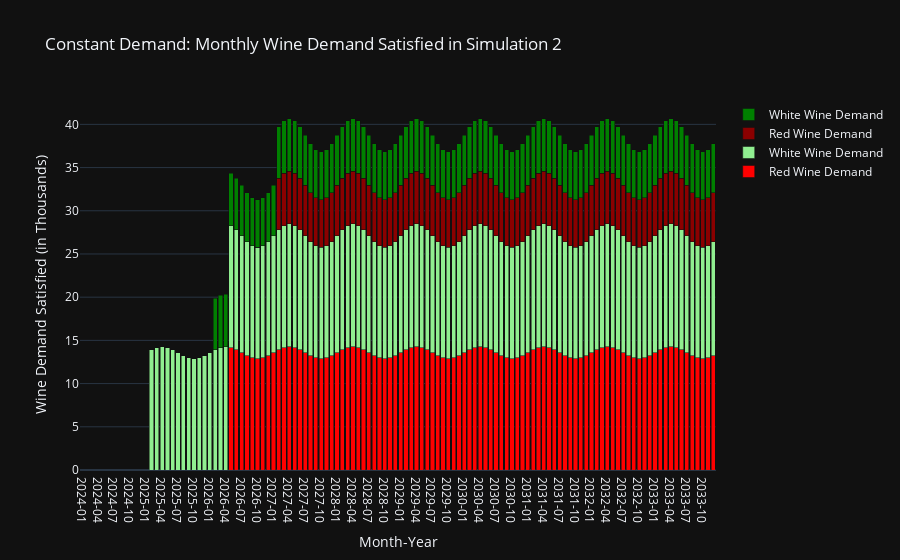

Here is the notebook cell this chart was saved with:
### Code cell
df = df1_sim2.copy()

# Aggregating the total demand for Red and White wine across all months for each country
red_columns_1 = [col for col in df.columns if 'Red_1' in col]
white_columns_1 = [col for col in df.columns if 'White_1' in col]
red_columns_2 = [col for col in df.columns if 'Red_2' in col]
white_columns_2 = [col for col in df.columns if 'White_2' in col]

# Summing up the demand for Red and White wine for each country
total_red_demand_1 = df[red_columns_1].sum().sum()
total_white_demand_1 = df[white_columns_1].sum().sum()
total_red_demand_2 = df[red_columns_2].sum().sum()
total_white_demand_2 = df[white_columns_2].sum().sum()

# Convert 'Month' to datetime for proper sorting and display
df['Month'] = pd.to_datetime(df['Month'])

# Aggregate monthly total demand for Red and White wine across all countries
df['Total_Red_Demand_1'] = df[red_columns_1].sum(axis=1)
df['Total_White_Demand_1'] = df[white_columns_1].sum(axis=1)
df['Total_Red_Demand_2'] = df[red_columns_2].sum(axis=1)
df['Total_White_Demand_2'] = df[white_columns_2].sum(axis=1)

df['Total_Wine_Demand'] = df['Total_Red_Demand_1'] + df['Total_White_Demand_1'] + df['Total_Red_Demand_2'] + df['Total_White_Demand_2']

# Extracting year-month for the x-axis
df['Year_Month'] = df['Month'].dt.strftime('%Y-%m')

# Creating separate traces for Red and White wine demand over time
fig = go.Figure()

# Red wine demand trace
fig.add_trace(go.Bar(
    x=df['Year_Month'],
    y=df['Total_Red_Demand_1']*1000,
    name="Red Wine Demand",
    marker_color="red"
))

# White wine demand trace
fig.add_trace(go.Bar(
    x=df['Year_Month'],
    y=df['Total_White_Demand_1']*1000,
    name="White Wine Demand",
    marker_color="lightgreen"
))

# Red wine demand trace
fig.add_trace(go.Bar(
    x=df['Year_Month'],
    y=df['Total_Red_Demand_2']*1000,
    name="Red Wine Demand",
    marker_color="darkred"
))

# White wine demand trace
fig.add_trace(go.Bar(
    x=df['Year_Month'],
    y=df['Total_White_Demand_2']*1000,
    name="White Wine Demand",
    marker_color="green"
))

fig.update_layout(
    title="Constant Demand: Monthly Wine Demand Satisfied in Simulation 2",
    xaxis_title="Month-Year",
    yaxis_title="Wine Demand Satisfied (in Thousands)",
    xaxis={'type': 'category'},  # Ensures that months are treated as distinct categories
    barmode='stack'  # Groups the bars for red and white wine side by side for each month
)
fig.update_layout(template='plotly_dark')

# This setup would allow for filtering by wine type by clicking on the legend items.
fig.show()
